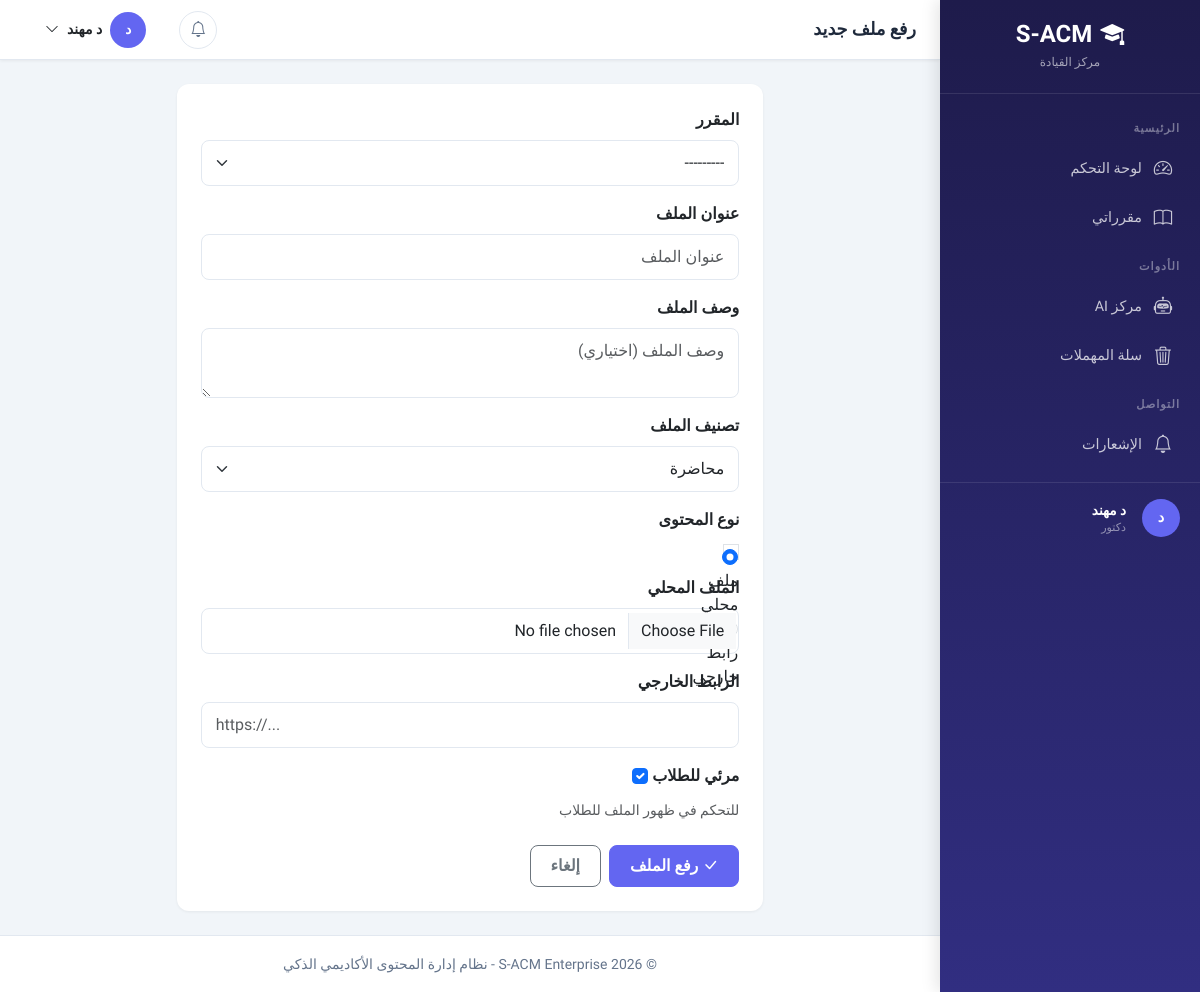
/instructor/files/upload/ (signed in), run on the app's committed database.
### apps/accounts/models.py (models this page shows, shortened)
class User(AbstractBaseUser, PermissionsMixin):
    ACCOUNT_STATUS_CHOICES = [
        ('inactive', 'غير مفعّل'),
        ('active', 'مفعّل'),
        ('suspended', 'موقوف'),
    ]
    academic_id = models.CharField(
        max_length=50,
        unique=True,
        verbose_name='الرقم الأكاديمي/الوظيفي',
        help_text='الرقم الأكاديمي للطالب أو الرقم الوظيفي للموظف'
    )
    id_card_number = models.CharField(
        max_length=50,
        unique=True,
        verbose_name='رقم البطاقة الشخصية',
        help_text='يستخدم للتحقق من الهوية عند التفعيل'
    )
    full_name = models.CharField(
        max_length=150,
        verbose_name='الاسم الكامل'
    )
    email = models.EmailField(
        unique=True,
        blank=True,
        null=True,
        verbose_name='البريد الإلكتروني',
        help_text='يتم تعيينه عند التفعيل'
    )
    account_status = models.CharField(
        max_length=20,
        choices=ACCOUNT_STATUS_CHOICES,
        default='inactive',
        verbose_name='حالة الحساب'
    )
    role = models.ForeignKey(
        Role,
        on_delete=models.PROTECT,
        related_name='users',
        verbose_name='الدور',
        null=True,
        blank=True
    )
    major = models.ForeignKey(
        Major,
        on_delete=models.SET_NULL,
        related_name='students',
        verbose_name='التخصص',
        null=True,
        blank=True,
        help_text='للطلاب فقط'
    )
    level = models.ForeignKey(
        Level,
        on_delete=models.SET_NULL,
        related_name='students',
        verbose_name='المستوى',
        null=True,
        blank=True,
        help_text='للطلاب فقط'
    )
    is_staff = models.BooleanField(default=False, verbose_name='موظف')
    is_active = models.BooleanField(default=True, verbose_name='نشط')
    date_joined = models.DateTimeField(default=timezone.now, verbose_name='تاريخ الانضمام')
    last_login = models.DateTimeField(null=True, blank=True, verbose_name='آخر تسجيل دخول')
    profile_picture = models.ImageField(
        upload_to='profiles/',
        blank=True,
        null=True,
        verbose_name='صورة الملف الشخصي'
    )
    phone_number = models.CharField(
        max_length=20,
        blank=True,
        null=True,
        verbose_name='رقم الهاتف'
    )
    objects = UserManager()
    USERNAME_FIELD = 'academic_id'
    REQUIRED_FIELDS = ['full_name', 'id_card_number']
    class Meta:
        db_table = 'users'
        verbose_name = 'مستخدم'
        verbose_name_plural = 'المستخدمون'
        indexes = [
            models.Index(fields=['academic_id']),
            models.Index(fields=['email']),
            models.Index(fields=['account_status']),
        ]
    def is_admin(self):
        return self.role and self.role.code == Role.ADMIN
    def is_instructor(self):
        return self.role and self.role.code == Role.INSTRUCTOR
    def is_student(self):
        return self.role and self.role.code == Role.STUDENT

class Role(models.Model):
    ADMIN = 'admin'
    INSTRUCTOR = 'instructor'
    STUDENT = 'student'
    code = models.CharField(
        max_length=50,
        unique=True,
        verbose_name='كود الدور',
        help_text='معرف فريد للدور (بالإنجليزية، مثل: admin, instructor)'
    )
    display_name = models.CharField(
        max_length=100,
        verbose_name='اسم العرض',
        help_text='الاسم الذي يظهر للمستخدم'
    )
    description = models.TextField(
        blank=True,
        null=True,
        verbose_name='وصف الدور'
    )
    is_system = models.BooleanField(
        default=False,
        verbose_name='دور نظام',
        help_text='الأدوار الافتراضية التي لا يمكن حذفها'
    )
    is_active = models.BooleanField(
        default=True,
        verbose_name='نشط'
    )
    created_at = models.DateTimeField(auto_now_add=True, verbose_name='تاريخ الإنشاء')
    updated_at = models.DateTimeField(auto_now=True, verbose_name='تاريخ التحديث')
    class Meta:
        db_table = 'roles'
        verbose_name = 'دور'
        verbose_name_plural = 'الأدوار'
        ordering = ['-is_system', 'display_name']

### apps/instructor/views.py (the view, shortened to what this page needs)
# urls.py: path('instructor/files/upload/', views.FileUploadView.as_view(), name='file_upload'),
class FileUploadView(LoginRequiredMixin, InstructorRequiredMixin, CreateView):
    model = LectureFile
    form_class = LectureFileForm
    template_name = 'instructor/file_upload.html'
    def get_form_kwargs(self):
        kwargs = super().get_form_kwargs()
        kwargs['user'] = self.request.user
        return kwargs
    def get_context_data(self, **kwargs):
        context = super().get_context_data(**kwargs)
        context['active_page'] = 'files'
        course_id = self.request.GET.get('course')
        if course_id:
            context['selected_course'] = get_object_or_404(Course, pk=course_id)
        return context

### apps/accounts/views/mixins.py (called while the page is built)
    def test_func(self):
        return self.request.user.is_authenticated and (
            self.request.user.is_instructor() or self.request.user.is_admin()
        )

### apps/core/context_processors.py (called while the page is built, shortened)
def site_settings(request):
    return {
        'SITE_NAME': 'S-ACM',
        'SITE_FULL_NAME': 'نظام إدارة المحتوى الأكاديمي الذكي',
        'SITE_VERSION': '1.0.0',
        'DEBUG': settings.DEBUG,
    }

def user_notifications(request):
    return {'unread_count': 0}

def user_role_info(request):
    if request.user.is_authenticated:
        role = request.user.role
        menu_items = getattr(request, 'menu_items', [])
        user_permissions = getattr(request, 'user_permissions', set())
        return {
            'user_role': role.display_name if role else None,
            'user_role_code': role.code if role else None,
            'is_admin': request.user.is_admin(),
            'is_instructor': request.user.is_instructor(),
            'is_student': request.user.is_student(),
            'menu_items': menu_items,
            'user_permissions': user_permissions,
            'has_perm': lambda p: '__all__' in user_permissions or p in user_permissions,
        }

def current_semester(request):
    from django.core.cache import cache
    from apps.accounts.models import Semester
    cache_key = 'current_semester_obj'
    semester = cache.get(cache_key)
    if semester is None:
        try:
            semester = Semester.objects.filter(is_current=True).first()
            cache.set(cache_key, semester, 300)
        except:
            semester = None
    return {'current_semester': semester}

### apps/courses/models.py (called while the page is built)
    def __str__(self):
        return f"{self.course_code} - {self.course_name}"

### templates/instructor/file_upload.html (shortened to what this page needs)
{% extends 'layouts/dashboard_base.html' %}
{% block page_title %}{% if is_edit %}تعديل ملف{% else %}رفع ملف جديد{% endif %}{% endblock %}
{% block dashboard_content %}
<div class="row justify-content-center">
    <div class="col-lg-8">
        <div class="card">
            <div class="card-body p-4">
                <form method="post" enctype="multipart/form-data">
                    {% for field in form %}
                    <div class="mb-3">
                        <label class="form-label fw-semibold">{{ field.label }}</label>
                        {{ field }}
                        {% if field.help_text %}<div class="form-text">{{ field.help_text }}</div>{% endif %}
                    </div>
                    {% endfor %}
                    <div class="d-flex gap-2 mt-4">
                        <button type="submit" class="btn btn-primary"><i class="bi bi-check-lg me-1"></i>{% if is_edit %}حفظ التعديلات{% else %}رفع الملف{% endif %}</button>
                        <a href="javascript:history.back()" class="btn btn-outline-secondary">إلغاء</a>
                    </div>
                </form>
            </div>
        </div>
    </div>
</div>
{% endblock %}

### templates/layouts/dashboard_base.html (shortened to what this page needs)
{% load static %}
<!DOCTYPE html>
<html lang="ar" dir="rtl">
<head>
    <link href="https://cdn.jsdelivr.net/npm/bootstrap@5.3.2/dist/css/bootstrap.rtl.min.css" rel="stylesheet">
    <link href="https://cdn.jsdelivr.net/npm/bootstrap-icons@1.11.3/font/bootstrap-icons.css" rel="stylesheet">
</head>
<body>
    <nav class="sidebar" id="sidebar">
        <div class="sidebar-brand">
            <h4><i class="bi bi-mortarboard-fill me-2"></i>S-ACM</h4>
            <small>{% if is_instructor %}مركز القيادة{% elif is_student %}بوابة التعلم{% else %}لوحة التحكم{% endif %}</small>
        </div>
        <div class="sidebar-nav">
            {% block sidebar_nav %}
            {% if is_instructor %}
            <div class="sidebar-section-title">الرئيسية</div>
            <div class="nav-item">
                <a class="nav-link {% if active_page == 'dashboard' %}active{% endif %}" href="{% url 'instructor:dashboard' %}">
                    <i class="bi bi-speedometer2"></i> لوحة التحكم
                </a>
            </div>
            <div class="nav-item">
                <a class="nav-link {% if active_page == 'courses' %}active{% endif %}" href="{% url 'instructor:course_list' %}">
                    <i class="bi bi-book"></i> مقرراتي
                </a>
            </div>
            <div class="sidebar-section-title">الأدوات</div>
            <div class="nav-item">
                <a class="nav-link {% if active_page == 'ai_hub' %}active{% endif %}" href="{% url 'instructor:ai_hub' %}">
                    <i class="bi bi-robot"></i> مركز AI
                </a>
            </div>
            <div class="nav-item">
                <a class="nav-link {% if active_page == 'trash' %}active{% endif %}" href="{% url 'instructor:trash_list' %}">
                    <i class="bi bi-trash3"></i> سلة المهملات
                </a>
            </div>
            <div class="sidebar-section-title">التواصل</div>
            <div class="nav-item">
                <a class="nav-link" href="{% url 'notifications:list' %}">
                    <i class="bi bi-bell"></i> الإشعارات
                </a>
            </div>
            {% endif %}
            {% endblock %}
        </div>
        <div style="padding: 16px 20px; margin-top: auto; border-top: 1px solid rgba(255,255,255,0.1);">
            <div class="d-flex align-items-center gap-3">
                <div class="avatar-circle" style="width:38px;height:38px;font-size:0.9rem;">
                    {{ request.user.full_name|slice:":1"|upper }}
                </div>
                <div>
                    <div style="color:#fff;font-size:0.85rem;font-weight:600;">{{ request.user.full_name|truncatechars:16 }}</div>
                    <div style="color:rgba(255,255,255,0.5);font-size:0.7rem;">{{ user_role|default:"مستخدم" }}</div>
                </div>
            </div>
        </div>
    </nav>
    <div class="main-wrapper">
        <header class="top-navbar">
            <div class="d-flex align-items-center gap-3">
                <h6 class="page-title mb-0">{% block page_title %}لوحة التحكم{% endblock %}</h6>
            </div>
            <div class="nav-actions">
                <div class="dropdown">
                    <button class="btn-icon position-relative" data-bs-toggle="dropdown">
                        <i class="bi bi-bell"></i>
                    </button>
                </div>
                <div class="dropdown">
                    <button class="d-flex align-items-center gap-2 btn btn-link text-dark text-decoration-none" data-bs-toggle="dropdown">
                        <div class="avatar-circle">{{ request.user.full_name|slice:":1"|upper }}</div>
                        <span class="d-none d-md-inline small">{{ request.user.full_name|truncatechars:12 }}</span>
                        <i class="bi bi-chevron-down small"></i>
                    </button>
                </div>
            </div>
        </header>
        <main class="page-content">
            {% block dashboard_content %}{% endblock %}
        </main>
        <footer class="dashboard-footer">
            <small>&copy; 2026 S-ACM Enterprise - نظام إدارة المحتوى الأكاديمي الذكي</small>
        </footer>
    </div>
</body>
</html>

### data on the page
User: user.full_name "د", user.full_name "د مهند"
Role: display_name "دكتور"

### other printed values
{{ field.label }} "المقرر" "عنوان الملف" "وصف الملف" "تصنيف الملف" "نوع المحتوى" "الملف المحلي" "الرابط الخارجي" "مرئي للطلاب"
{{ field.help_text }} "للتحكم في ظهور الملف للطلاب"
